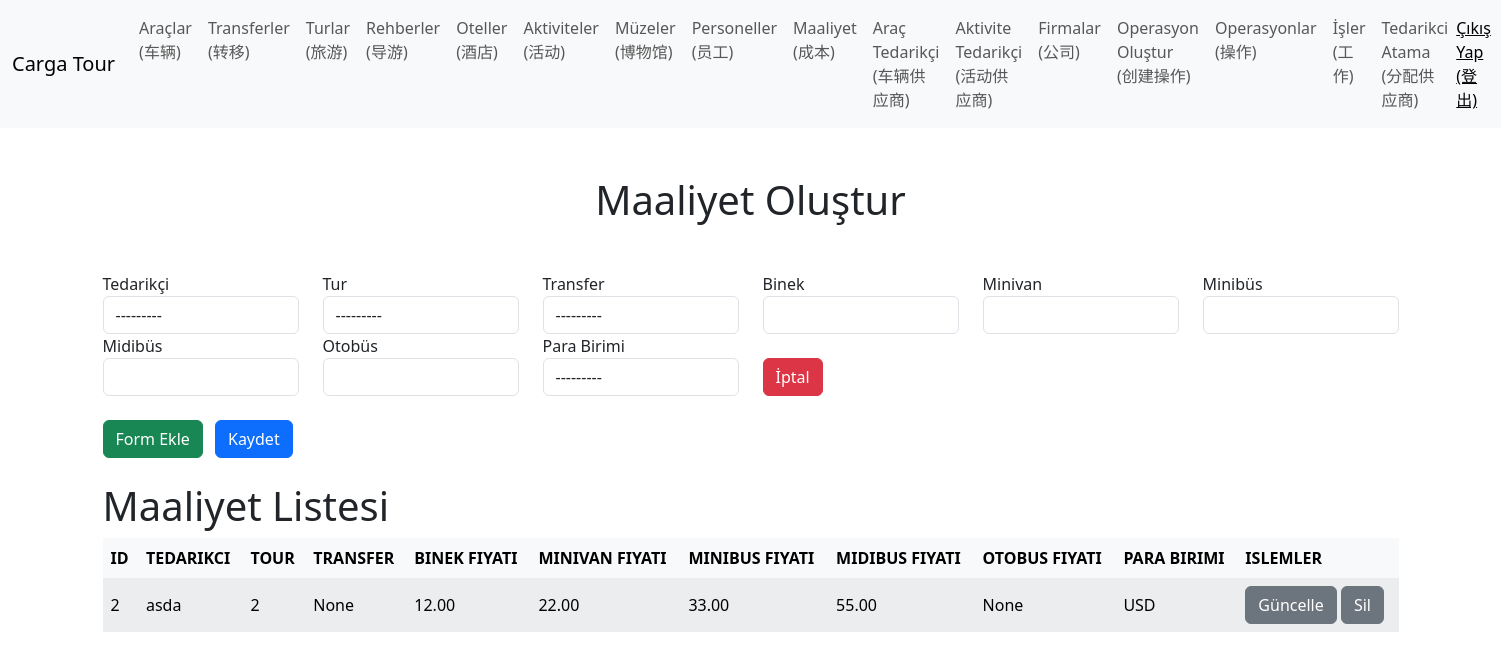
Screenshot of /cost/ (signed in) with the database file from the repository.
### TourManager/models.py (models this page shows, shortened)
class Cost(models.Model):
    CURRENCY_CHOICES = (
        ('TL', 'TL'),
        ('USD', 'USD'),
        ('EUR', 'EUR'),
    )
    company=models.ForeignKey(Sirket, verbose_name="Sirket", on_delete=models.CASCADE)
    supplier = models.ForeignKey(Supplier, verbose_name="Tedarikçi", on_delete=models.CASCADE)
    tour = models.ForeignKey(Tour, verbose_name="Tur", on_delete=models.CASCADE, blank=True, null=True)
    transfer = models.ForeignKey(Transfer, verbose_name="Transfer", on_delete=models.CASCADE, blank=True, null=True)
    car = models.DecimalField(verbose_name="Binek", max_digits=10, decimal_places=2)
    minivan = models.DecimalField(verbose_name="Minivan", max_digits=10, decimal_places=2, blank=True, null=True)
    minibus = models.DecimalField(verbose_name="Minibüs", max_digits=10, decimal_places=2, blank=True, null=True)
    midibus = models.DecimalField(verbose_name="Midibüs", max_digits=10, decimal_places=2, blank=True, null=True)
    bus = models.DecimalField(verbose_name="Otobüs", max_digits=10, decimal_places=2, blank=True, null=True)
    currency = models.CharField(max_length=3, choices=CURRENCY_CHOICES, verbose_name="Para Birimi")

class Supplier(models.Model):
    company=models.ForeignKey(Sirket, verbose_name="Sirket", on_delete=models.CASCADE)
    name = models.CharField(verbose_name="Adı", max_length=100)
    contact = models.CharField(verbose_name="İletişim", max_length=155)
    def __str__(self):
        return f"{self.name}"

class Tour(models.Model):
    company=models.ForeignKey(Sirket, verbose_name="Sirket", on_delete=models.CASCADE)
    route = models.CharField(verbose_name="Güzergah", max_length=155)
    def __str__(self):
        return self.route

### TourManager/views.py (the view)
# urls.py: path('cost/', cost, name='cost'),
def cost(request):
    requestPersonel = Personel.objects.get(user = request.user)
    sirket = requestPersonel.company
    context={
        'title' : 'Maaliyet',
        'createtitle' : 'Maaliyet Oluştur',
        'listTitle' : 'Maaliyet Listesi',
        'createUrl' : 'create_cost',
        'deleteUrl' : 'delete_cost',
        'form' : CostForm(),
        'costs' : Cost.objects.filter(company = sirket)
    }
    return render(request, 'tour/cost.html', context)

### TourManager/forms.py
class CostForm(forms.ModelForm):
    class Meta:
        model = Cost
        fields = ['supplier', 'tour', 'transfer', 'car', 'minivan', 'minibus', 'midibus', 'bus', 'currency']
        widgets = {
            'supplier': forms.Select(attrs={'class': 'form-control'}),
            'tour': forms.Select(attrs={'class': 'form-control'}),
            'transfer': forms.Select(attrs={'class': 'form-control'}),
            'car': forms.NumberInput(attrs={'class': 'form-control'}),
            'minivan': forms.NumberInput(attrs={'class': 'form-control'}),
            'minibus': forms.NumberInput(attrs={'class': 'form-control'}),
            'midibus': forms.NumberInput(attrs={'class': 'form-control'}),
            'bus': forms.NumberInput(attrs={'class': 'form-control'}),
            'currency': forms.Select(attrs={'class': 'form-control'}),
        }

### TourManager/models.py (called while the page is built)
    def __str__(self):
        return self.route

### TourManager/templates/tour/cost.html
{% extends "tour/base.html" %}
{% block content %}
<h1 class="text-center my-5">{{ createtitle }}</h1>
<div id="forms">
    {% include 'tour/partials/cost-form.html' %}
</div>
<button class="btn btn-success my-4 me-2" hx-get="{% url createUrl %}" hx-target="#forms" hx-swap="beforeend">Form Ekle</button>
<button type="button" class="btn btn-primary my-4"  id="submit-all">Kaydet</button>
<h1> {{ listTitle }}</h1>
<div style="overflow-x: auto;">
<table class="table table-striped table-hover table-borderless table-light align-middle">
    <thead>
        <tr>
            <th>ID</th>
            <th>TEDARIKCI</th>
            <th>TOUR</th>
            <th>TRANSFER</th>
            <th>BINEK FIYATI</th>
            <th>MINIVAN FIYATI</th>
            <th>MINIBUS FIYATI</th>
            <th>MIDIBUS FIYATI</th>
            <th>OTOBUS FIYATI</th>
            <th>PARA BIRIMI</th>
            <th>ISLEMLER</th>
        </tr>
    </thead>
    <tbody id="cost-list">
        {% for cost in costs %}
            {% include "tour/partials/cost-list.html" %}
        {% endfor %}
    </tbody>
</table>
</div>
{% endblock content %}

### TourManager/templates/tour/partials/cost-list.html
<tr id="cost-{{ cost.id }}"  hx-swap="outerHTML swap:.5s" target="this">
    <td>{{ cost.id }}</td>
    <td>{{ cost.supplier }}</td>
    <td>{{ cost.tour }}</td>
    <td>{{ cost.transfer }}</td>
    <td>{{ cost.car }}</td>
    <td>{{ cost.minivan }}</td>
    <td>{{ cost.minibus }}</td>
    <td>{{ cost.midibus }}</td>
    <td>{{ cost.bus }}</td>
    <td>{{ cost.currency }}</td>
    <td>
        <button class="btn btn-secondary" hx-get="{% url 'edit_cost' cost.id %}" hx-target="#cost-{{ cost.id }}" hx-swap="outerHTML swap:.5s">
            Güncelle
        </button>
        <button class="btn btn-secondary" hx-delete="{% url 'delete_cost' cost.id %}" hx-confirm="Silmek istediğine emin misin?" hx-target="#cost-{{ cost.id }}">Sil</button>
    </td>
</tr>

### rows the page displays
Cost: id "2", supplier "asda", tour "2", transfer "None", car "12.00", minivan "22.00", minibus "33.00", midibus "55.00", bus "None", currency "USD"

### other values shown
{{ createtitle }} "Maaliyet Oluştur"
{{ listTitle }} "Maaliyet Listesi"
